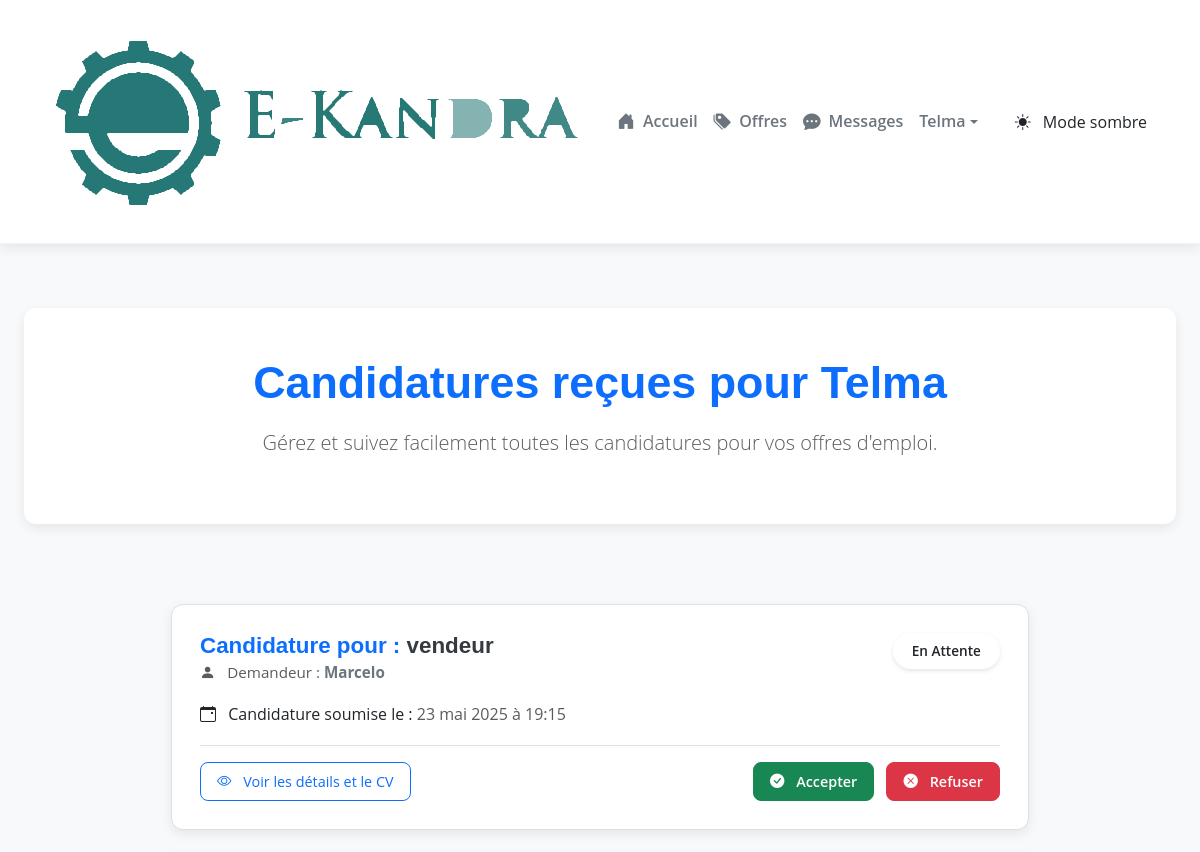
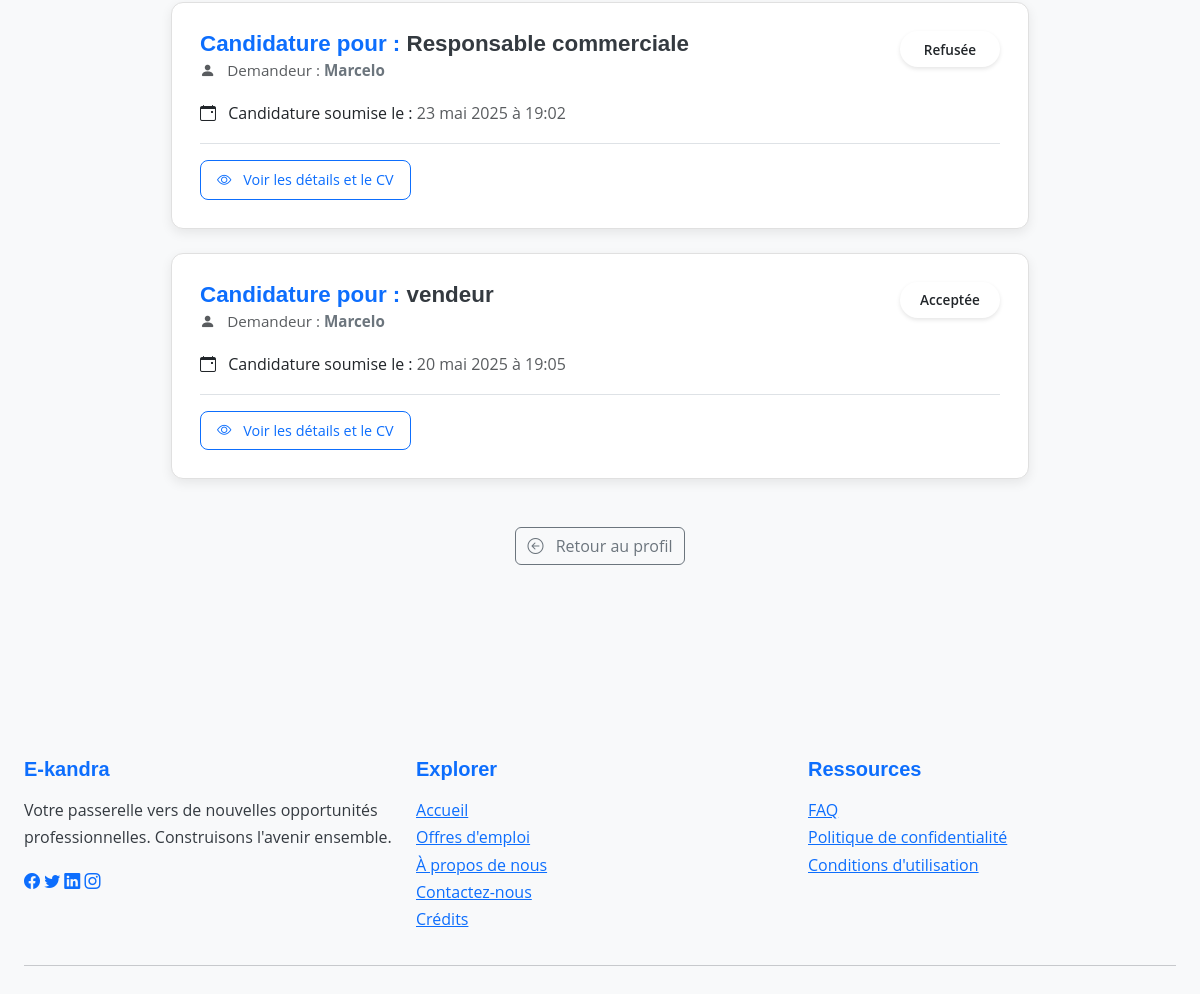
Page /profile/candidature/27/ (signed in) on the earlier database version (2 pictures, top to bottom).
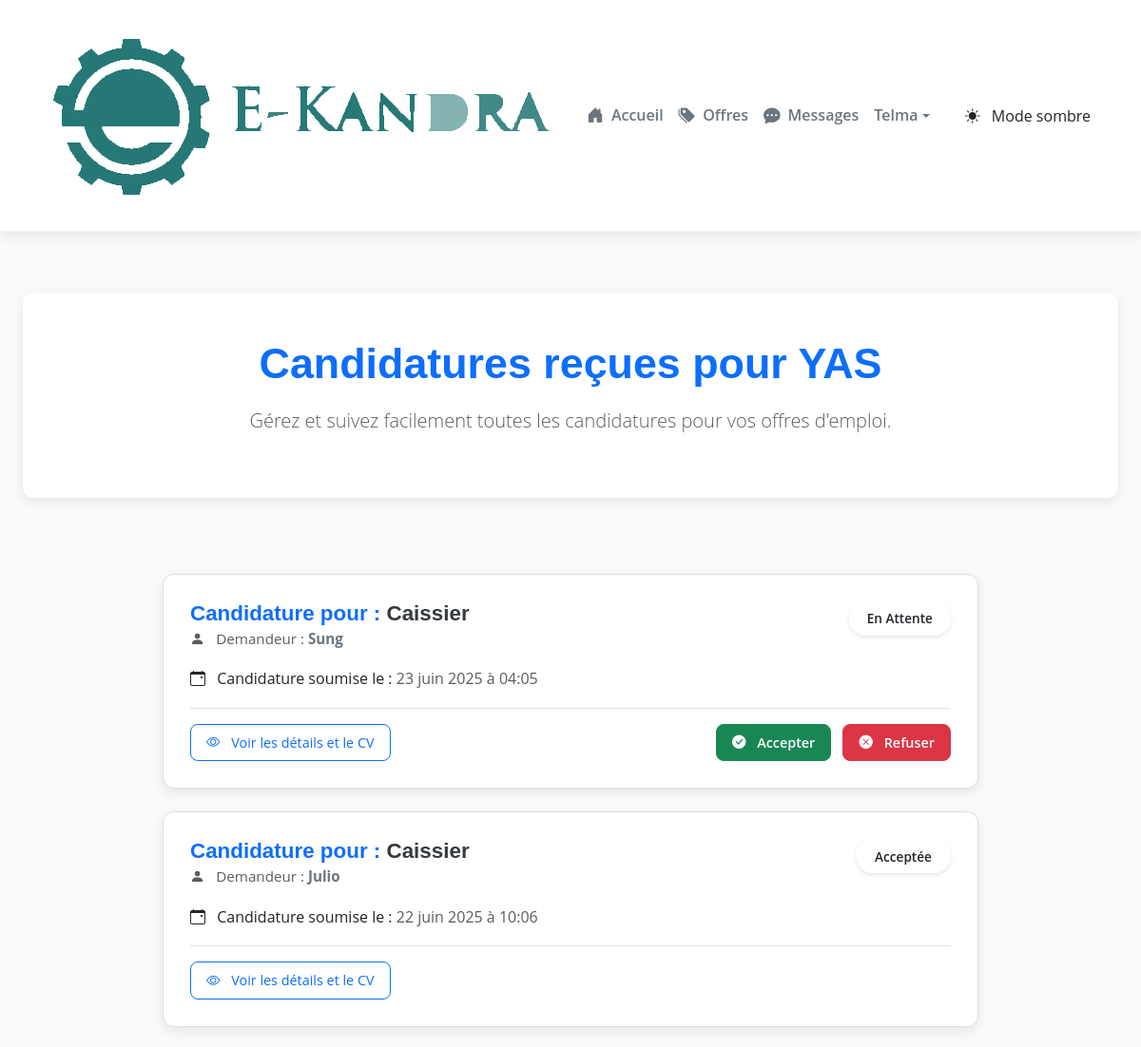
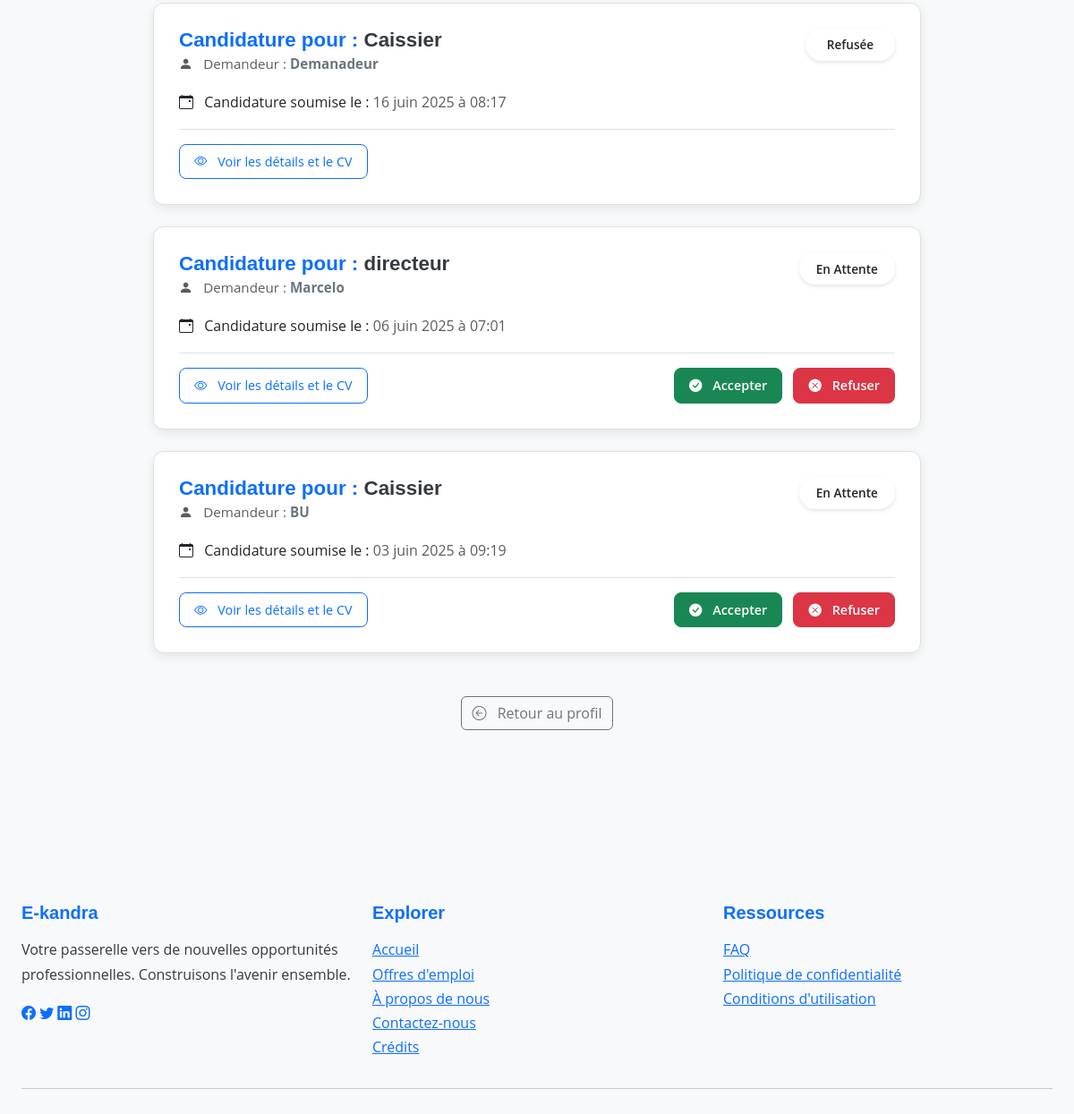
Same page on the later database version (2 pictures, top to bottom).
### Ekandra/models.py (models this page shows, shortened)
class Entreprise(models.Model):
    user = models.OneToOneField(User, on_delete=models.CASCADE)
    nom = models.CharField(max_length=100, blank=True, default="Entreprise")
    description = models.TextField(blank=True)
    secteur = models.CharField(max_length=100, blank=True)
    siret = models.CharField(max_length=14,unique=False)
    photo_profil = models.ImageField(upload_to='profils/', blank=True, null=True)
    created_at = models.DateTimeField(auto_now_add=True)

class Candidature(models.Model):
    demandeur = models.ForeignKey(Demandeur, on_delete=models.CASCADE)
    offre = models.ForeignKey(OffreEmploi, on_delete=models.CASCADE)
    cv = models.FileField(upload_to='cvs/', validators=[FileExtensionValidator(['pdf'])], blank=True, null=True)
    lettre_motivation = models.FileField(upload_to='cvs/', validators=[FileExtensionValidator(['pdf'])], blank=True, null=True)
    date_candidature = models.DateTimeField(auto_now_add=True)
    statut = models.CharField(max_length=50, choices=[
        ('en_attente', 'En attente'),
        ('acceptee', 'Acceptée'),
        ('refusee', 'Refusée')
    ], default='en_attente')

class OffreEmploi(models.Model):
    entreprise = models.ForeignKey(Entreprise, on_delete=models.CASCADE)
    titre = models.CharField(max_length=200)
    description = models.TextField()
    salaire = models.DecimalField(max_digits=10, decimal_places=2, null=True, blank=True)
    date_publication = models.DateTimeField(auto_now_add=True)
    date_fin = models.DateTimeField(default=' j/m/n ')
    active = models.BooleanField(default=True)

class Demandeur(models.Model):
    user = models.OneToOneField(User, on_delete=models.CASCADE)
    nom = models.CharField(max_length=100, blank=True, default="Utilisateur")
    competences = models.TextField(blank=True)
    cv = models.FileField(upload_to='cvs/', validators=[FileExtensionValidator(['pdf'])], blank=True, null=True)
    photo_profil = models.ImageField(upload_to='profils/', blank=True, null=True)
    created_at = models.DateTimeField(auto_now_add=True)

### Ekandra/views.py (the view, shortened to what this page needs)
# urls.py: path('profile/candidature/<int:candidature_id>/', views.voir_candidatures, name='voir_candidatures'),
@login_required
def voir_candidatures(request, candidature_id):
    try:
        entreprise = Entreprise.objects.get(user=request.user)
    except Entreprise.DoesNotExist:
        messages.error(request, "Seules les entreprises peuvent gérer les candidatures.")
        return redirect('home')
    entreprise_offers = OffreEmploi.objects.filter(entreprise=entreprise)
    candidatures = Candidature.objects.filter(offre__in=entreprise_offers).order_by('-date_candidature')
    context = get_base_context(request)
    context.update({
        'entreprise': entreprise,
        'candidatures': candidatures,
        'entreprise_offers': entreprise_offers,
    })
    return render(request, 'Ekandra/voir_candidature.html', context)

### Ekandra/views.py (called while the page is built)
def get_base_context(request):
    context = {}
    if request.user.is_authenticated:
        try:
            from .models import Message
            context['unread_messages'] = Message.objects.filter(destinataire=request.user, lu=False).count()
        except ImportError:
            context['unread_messages'] = 0
            pass
    return context

### Ekandra/templates/Ekandra/voir_candidature.html (shortened to what the changed rows need)
{% extends 'Ekandra/base.html' %}
{% load static %}
{% load bootstrap5 %}
{% block extra_css %}
    <link rel="stylesheet" href="{% static 'Ekandra/css/voir_candidature.css' %}">
{% endblock %}
{% block content %}
<div class="header-section text-center mb-5">
    <h1 class="display-5 fw-bold text-primary mb-3">Candidatures reçues pour {{ entreprise.nom }}</h1>
    <p class="lead text-muted">Gérez et suivez facilement toutes les candidatures pour vos offres d'emploi.</p>
</div>
<div class="row justify-content-center">
    <div class="col-lg-10 col-xl-9">
        {% if candidatures %}
            <div class="candidatures-list">
                {% for candidature in candidatures %}
                    <div class="card candidature-item mb-4">
                        <div class="card-body">
                            <div class="d-flex justify-content-between align-items-start mb-3">
                                <div>
                                    <h5 class="card-title text-primary mb-1">
                                        Candidature pour : <strong class="offer-title-highlight">{{ candidature.offre.titre }}</strong>
                                    </h5>
                                    <p class="card-subtitle text-muted mb-0">
                                        <i class="bi bi-person-fill me-2"></i> Demandeur : <strong class="text-secondary">{{ candidature.demandeur.user.username }}</strong>
                                    </p>
                                </div>
                                <span class="candidature-status
                                    {% if candidature.statut == 'en_attente' %} status-en_attente
                                    {% elif candidature.statut == 'acceptee' %} status-acceptee
                                    {% elif candidature.statut == 'refusee' %} status-refusee
                                    {% else %} status-default
                                    {% endif %}">
                                    {{ candidature.get_statut_display }}
                                </span>
                            </div>
                            <p class="mb-2"><i class="bi bi-calendar-event me-2"></i> Candidature soumise le : <span class="text-muted">{{ candidature.date_candidature|date:"d F Y à H:i" }}</span></p>
                            <div class="d-flex justify-content-between align-items-center mt-3 pt-3 border-top">
                                <a href="{% url 'candidature_detail' candidature.id %}" class="btn btn-sm btn-outline-primary view-details-btn">
                                    <i class="bi bi-eye me-2"></i> Voir les détails et le CV
                                </a>
                                {% if candidature.statut == 'en_attente' %}
                                    <div class="action-buttons">
                                        <form method="post" class="d-inline-block me-2">
                                            <button type="submit" class="btn btn-success btn-sm action-btn">
                                                <i class="bi bi-check-circle-fill me-2"></i> Accepter
                                            </button>
                                        </form>
                                        <form method="post" class="d-inline-block">
                                            <button type="submit" class="btn btn-danger btn-sm action-btn">
                                                <i class="bi bi-x-circle-fill me-2"></i> Refuser
                                            </button>
                                        </form>
                                    </div>
                                {% endif %}
                            </div>
                        </div>
                    </div>
                {% endfor %}
            </div>
        {% else %}
            <div class="alert alert-info text-center py-4">
                <i class="bi bi-info-circle display-4 mb-3 d-block"></i>
                <p class="lead">Vous n'avez pas encore reçu de candidatures pour vos offres d'emploi.</p>
                <p class="text-muted mb-0">Continuez à publier des offres pour attirer des talents !</p>
            </div>
        {% endif %}
    </div>
</div>
{% endblock %}

Differences in the rows shown:
removed Candidature: offre.titre "vendeur", demandeur.user.username "Marcelo", statut "En Attente", date_candidature "23 mai 2025 à 19:15"
removed Candidature: offre.titre "Responsable commerciale", demandeur.user.username "Marcelo", statut "Refusée", date_candidature "23 mai 2025 à 19:02"
removed Candidature: offre.titre "vendeur", demandeur.user.username "Marcelo", statut "Acceptée", date_candidature "20 mai 2025 à 19:05"
changed Entreprise: nom "Telma" → "YAS"
added Candidature: offre.titre "Caissier", demandeur.user.username "Sung", statut "En Attente", date_candidature "23 juin 2025 à 04:05"
added Candidature: offre.titre "Caissier", demandeur.user.username "Julio", statut "Acceptée", date_candidature "22 juin 2025 à 10:06"
added Candidature: offre.titre "Caissier", demandeur.user.username "Demanadeur", statut "Refusée", date_candidature "16 juin 2025 à 08:17"
added Candidature: offre.titre "directeur", demandeur.user.username "Marcelo", statut "En Attente", date_candidature "06 juin 2025 à 07:01"
added Candidature: offre.titre "Caissier", demandeur.user.username "BU", statut "En Attente", date_candidature "03 juin 2025 à 09:19"
